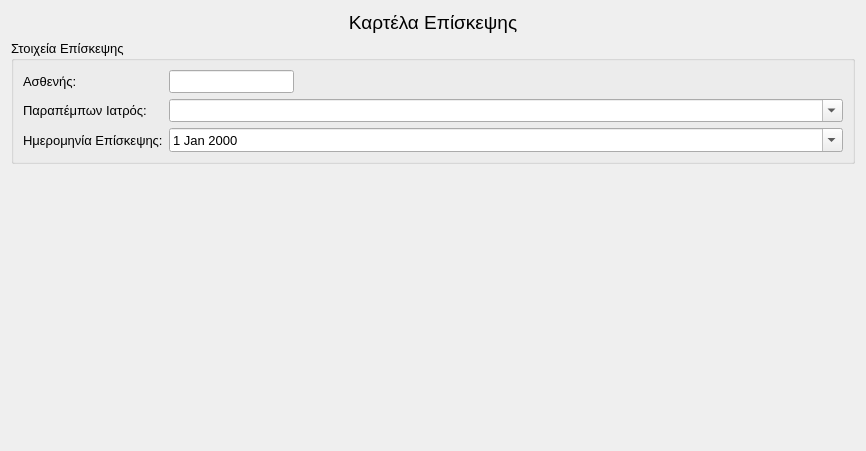
<?xml version="1.0" encoding="UTF-8"?>
<ui version="4.0">
 <class>EditVisit</class>
 <widget class="QWidget" name="EditVisit">
  <property name="geometry">
   <rect>
    <x>0</x>
    <y>0</y>
    <width>866</width>
    <height>451</height>
   </rect>
  </property>
  <property name="windowTitle">
   <string>Form</string>
  </property>
  <layout class="QGridLayout" name="gridLayout">
   <item row="0" column="0">
    <widget class="QLabel" name="label_4">
     <property name="sizePolicy">
      <sizepolicy hsizetype="Preferred" vsizetype="Fixed">
       <horstretch>0</horstretch>
       <verstretch>0</verstretch>
      </sizepolicy>
     </property>
     <property name="font">
      <font>
       <pointsize>14</pointsize>
      </font>
     </property>
     <property name="text">
      <string>&lt;!DOCTYPE HTML PUBLIC &quot;-//W3C//DTD HTML 4.0//EN&quot; &quot;http://www.w3.org/TR/REC-html40/strict.dtd&quot;&gt;
&lt;html&gt;&lt;head&gt;&lt;meta name=&quot;qrichtext&quot; content=&quot;1&quot; /&gt;&lt;style type=&quot;text/css&quot;&gt;
p, li { white-space: pre-wrap; }
&lt;/style&gt;&lt;/head&gt;&lt;body style=&quot; font-family:'Ubuntu'; font-size:14pt; font-weight:400; font-style:normal;&quot;&gt;
&lt;p align=&quot;center&quot; style=&quot; margin-top:0px; margin-bottom:0px; margin-left:0px; margin-right:0px; -qt-block-indent:0; text-indent:0px;&quot;&gt;Καρτέλα Επίσκεψης&lt;/p&gt;&lt;/body&gt;&lt;/html&gt;</string>
     </property>
    </widget>
   </item>
   <item row="1" column="0">
    <widget class="QGroupBox" name="groupBox">
     <property name="sizePolicy">
      <sizepolicy hsizetype="Preferred" vsizetype="Maximum">
       <horstretch>0</horstretch>
       <verstretch>0</verstretch>
      </sizepolicy>
     </property>
     <property name="font">
      <font>
       <pointsize>10</pointsize>
       <weight>50</weight>
       <bold>false</bold>
      </font>
     </property>
     <property name="title">
      <string>Στοιχεία Επίσκεψης</string>
     </property>
     <property name="flat">
      <bool>true</bool>
     </property>
     <property name="checkable">
      <bool>false</bool>
     </property>
     <layout class="QFormLayout" name="formLayout">
      <item row="0" column="0">
       <widget class="QLabel" name="label">
        <property name="text">
         <string>Ασθενής:</string>
        </property>
       </widget>
      </item>
      <item row="2" column="0">
       <widget class="QLabel" name="label_2">
        <property name="text">
         <string>Παραπέμπων Ιατρός:</string>
        </property>
       </widget>
      </item>
      <item row="2" column="1">
       <widget class="DoctorCombo" name="doctorCombo">
        <property name="editable">
         <bool>true</bool>
        </property>
        <property name="insertPolicy">
         <enum>QComboBox::NoInsert</enum>
        </property>
       </widget>
      </item>
      <item row="3" column="0">
       <widget class="QLabel" name="label_3">
        <property name="text">
         <string>Ημερομηνία Επίσκεψης:</string>
        </property>
       </widget>
      </item>
      <item row="3" column="1">
       <widget class="MyDateWidget" name="dateEdit">
        <property name="calendarPopup">
         <bool>true</bool>
        </property>
       </widget>
      </item>
      <item row="0" column="1">
       <widget class="QLineEdit" name="patientFullName">
        <property name="sizePolicy">
         <sizepolicy hsizetype="Maximum" vsizetype="Fixed">
          <horstretch>0</horstretch>
          <verstretch>0</verstretch>
         </sizepolicy>
        </property>
        <property name="readOnly">
         <bool>true</bool>
        </property>
       </widget>
      </item>
     </layout>
    </widget>
   </item>
   <item row="2" column="0">
    <widget class="EditExamSet" name="editExamSet" native="true">
     <property name="font">
      <font>
       <pointsize>10</pointsize>
      </font>
     </property>
    </widget>
   </item>
  </layout>
  <action name="actionSave">
   <property name="icon">
    <iconset resource="../../resources/icons.qrc">
     <normaloff>:/images/document-save.png</normaloff>:/images/document-save.png</iconset>
   </property>
   <property name="text">
    <string>Αποθήκευση</string>
   </property>
   <property name="toolTip">
    <string>Αποθήκευση Στοιχείων</string>
   </property>
  </action>
  <action name="actionPatient">
   <property name="icon">
    <iconset resource="../../resources/icons.qrc">
     <normaloff>:/images/user-identity.png</normaloff>:/images/user-identity.png</iconset>
   </property>
   <property name="text">
    <string>Καρτέλα Ασθενή</string>
   </property>
   <property name="toolTip">
    <string>Επιστροφή σην Καρτέλα του Ασθενή</string>
   </property>
  </action>
  <action name="actionDoctor">
   <property name="icon">
    <iconset resource="../../resources/icons.qrc">
     <normaloff>:/images/meeting-participant.png</normaloff>:/images/meeting-participant.png</iconset>
   </property>
   <property name="text">
    <string>Καρτέλα Ιατρού</string>
   </property>
   <property name="toolTip">
    <string>Επιστροφή στην Καρτέλα του Ιατρού</string>
   </property>
  </action>
  <action name="actionPrint">
   <property name="icon">
    <iconset resource="../../resources/icons.qrc">
     <normaloff>:/images/document-print.png</normaloff>:/images/document-print.png</iconset>
   </property>
   <property name="text">
    <string>Εκτύπωση</string>
   </property>
   <property name="toolTip">
    <string>Εκτύπωση της Επίσκεψης</string>
   </property>
  </action>
 </widget>
 <customwidgets>
  <customwidget>
   <class>MyDateWidget</class>
   <extends>QDateEdit</extends>
   <header>mydatewidget.h</header>
  </customwidget>
  <customwidget>
   <class>EditExamSet</class>
   <extends>QWidget</extends>
   <header>editexamset.h</header>
   <container>1</container>
  </customwidget>
  <customwidget>
   <class>DoctorCombo</class>
   <extends>QComboBox</extends>
   <header>doctorcombo.h</header>
  </customwidget>
 </customwidgets>
 <tabstops>
  <tabstop>patientFullName</tabstop>
  <tabstop>doctorCombo</tabstop>
  <tabstop>dateEdit</tabstop>
 </tabstops>
 <resources>
  <include location="../../resources/icons.qrc"/>
 </resources>
 <connections>
  <connection>
   <sender>actionPatient</sender>
   <signal>triggered()</signal>
   <receiver>EditVisit</receiver>
   <slot>patient_info()</slot>
   <hints>
    <hint type="sourcelabel">
     <x>-1</x>
     <y>-1</y>
    </hint>
    <hint type="destinationlabel">
     <x>432</x>
     <y>225</y>
    </hint>
   </hints>
  </connection>
  <connection>
   <sender>actionPrint</sender>
   <signal>triggered()</signal>
   <receiver>EditVisit</receiver>
   <slot>print()</slot>
   <hints>
    <hint type="sourcelabel">
     <x>-1</x>
     <y>-1</y>
    </hint>
    <hint type="destinationlabel">
     <x>432</x>
     <y>225</y>
    </hint>
   </hints>
  </connection>
  <connection>
   <sender>actionSave</sender>
   <signal>triggered()</signal>
   <receiver>EditVisit</receiver>
   <slot>save()</slot>
   <hints>
    <hint type="sourcelabel">
     <x>-1</x>
     <y>-1</y>
    </hint>
    <hint type="destinationlabel">
     <x>432</x>
     <y>225</y>
    </hint>
   </hints>
  </connection>
 </connections>
 <slots>
  <slot>save()</slot>
  <slot>print()</slot>
  <slot>patient_info()</slot>
 </slots>
</ui>
